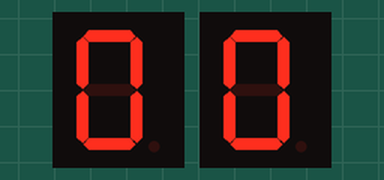
Bench run of a sketch on a simulated Arduino Mega 2560, built with avr-gcc and run on an emulated ATmega2560. Parts: 2 × 1-digit seven-segment display.

Above: at 0.1 s.
At 4.1 s:
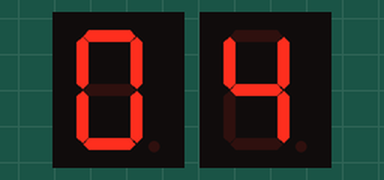
At 9.1 s:
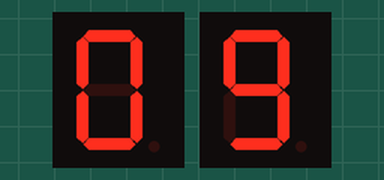
At 19.1 s:
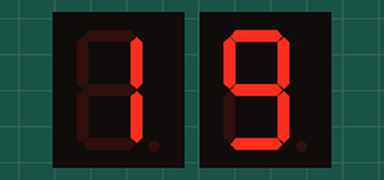
At 28.1 s:
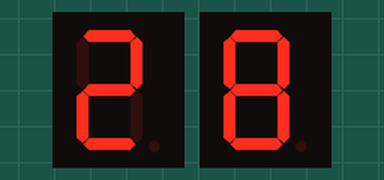
At 38.1 s:
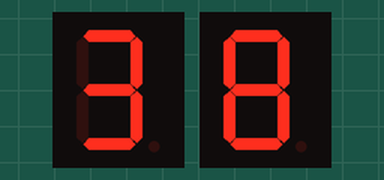

The sketch:

two7seg_disp_count_0_99.ino
```cpp
#include "SevSeg.h"
SevSeg sevseg1;
SevSeg sevseg2;

//Set to 1 for single digit display, 1st display
byte numDigits1 = 1;

//defines common pins while using multi-digit display. Left empty as we have a single digit display
byte digitPins1[] = {};

//Defines arduino pin connections in order: A, B, C, D, E, F, G, DP
byte segmentPins1[] = {3, 2, 8, 7, 6, 4, 5, 9};
bool resistorsOnSegments1 = true;

//Set to 1 for single digit display, 2nd display
byte numDigits2 = 1;

//defines common pins while using multi-digit display. Left empty as we have a single digit display
byte digitPins2[] = {};

//Defines arduino pin connections in order: A, B, C, D, E, F, G, DP
byte segmentPins2[] = {33, 32, 38, 37, 36, 34, 35, 39};
bool resistorsOnSegments2 = true;


void setup()
{
  Serial.begin(9600);
  //Initialize sevseg object. Uncomment second line if you use common cathode 7 segment
  sevseg2.begin(COMMON_ANODE, numDigits1, digitPins1, segmentPins1, resistorsOnSegments1);
  sevseg1.begin(COMMON_ANODE, numDigits2, digitPins2, segmentPins2, resistorsOnSegments2);
  //sevseg.begin(COMMON_CATHODE, numDigits, digitPins, segmentPins, resistorsOnSegments);

  sevseg1.setBrightness(90);
  sevseg2.setBrightness(90);
}

void loop()
{
  //Display numbers one by one with 2 seconds delay
  for (int i = 0; i <= 99; i++) {
    int disp1 = i % 10;
    int disp2 = i / 10;
    sevseg1.setNumber(disp1);
    sevseg2.setNumber(disp2);
    sevseg1.refreshDisplay();
    sevseg2.refreshDisplay();
    delay(1000);
  }

}
```

Measured:
- what the display in image 1 shows lasts 1.0 s, from 4.0 s to 5.0 s
